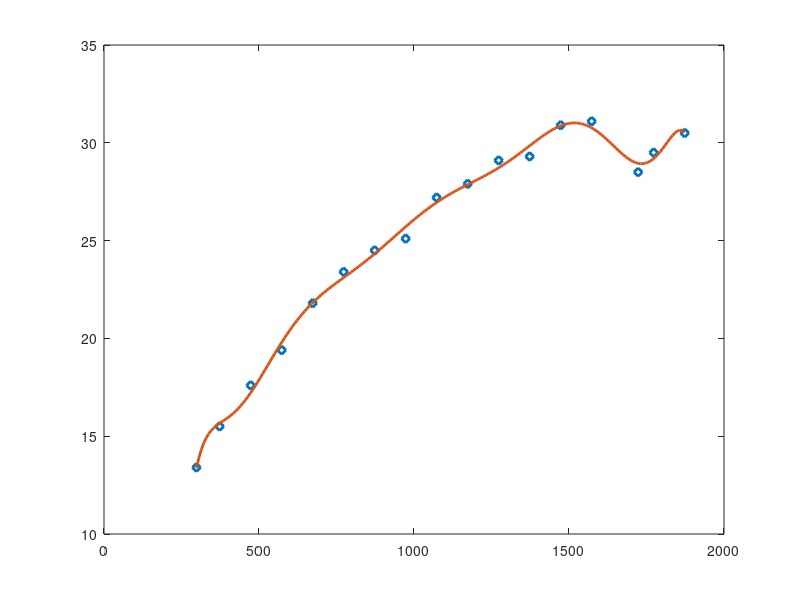

Here is the MATLAB script that generated this plot: (Note: this script raises an error after producing the figure.)
% INIT
fclose("all")
close all 
clear 
clc

% plotting definitions
fontAxisTicks = 12;
fontAxisLabel = 12;
fontClrb = 12; 
fontTitle = 12;
fontLegend = 10;
linewidth = 2;

% paths
addpath('functions/')

%% PARAMETERS

% nonlinear material properties: SS316
Tm_s = 1360 + 273.15; % [K] melting point (solidus)
Tm_l = 1410 + 273.15; % [K] melting point (liquidus)

Tm = 1410 + 273.15; % [K] melting point (liquidus)

dh = 270e+3;    % [J/kg] latent heat of fusion  

Tvec_lamvec = [25 100 200 300 400 500 600 700 800 900 1000 1100 1200 1300 1450 1500 1600]+273.15;              % [K] vector of temperatures 
lamvec = [13.4 15.5 17.6 19.4 21.8 23.4 24.5 25.1 27.2 27.9 29.1 29.3 30.9 31.1 28.5 29.5 30.5];               % [W/(m*K)] thermal conductivity
T_lam_thres = 1600+273.15;
lam_thres = lamvec(end);
lam_lin = interp1(Tvec_lamvec,lamvec,Tm);

Tvec_cpvec = [25 100 200 300 400 500 600 700 800 900 1000 1100 1200 1300 1385 1450]+273.15;        % [K] vector of temperatures
cpvec = [0.47 0.49 0.52 0.54 0.56 0.57 0.59 0.60 0.63 0.64 0.66 0.67 0.70 0.71 0.72 0.83]*1e+3;    % [J/(kg*K)] specific heat
T_cp_thres = 1450+273.15;
cp_thres = cpvec(end);
cp_lin = interp1(Tvec_cpvec,cpvec,Tm);

Tvec_rhovec = [25 100 200 300 400 500 600 700 800 900 1000 1100 1200 1300 1385 1450 1500 1600]+273.15;       % [K] vector of temperatures
rhovec = [7950 7921 7880 7833 7785 7735 7681 7628 7575 7520 7462 7411 7361 7311 7269 6881 6842 6765];        % [kg/m^3] density
T_rho_thres = 1600+273.15;
rho_thres = rhovec(end);
rho_lin = interp1(Tvec_rhovec,rhovec,Tm);

%% FUNCTION FIT
% thermal conductivity
poly_degree_lam = 10;
p_lam = polyfit(Tvec_lamvec, lamvec, poly_degree_lam);

Tvec_lamvec_plot = linspace(min(Tvec_lamvec), max(Tvec_lamvec), 200);
lamvec_fit = polyval(p_lam, Tvec_lamvec_plot);

% specific heat
poly_degree_cp = 8;
p_cp = polyfit(Tvec_cpvec, cpvec, poly_degree_cp);

Tvec_cpvec_plot = linspace(min(Tvec_cpvec), max(Tvec_cpvec), 200);
cpvec_fit = polyval(p_cp, Tvec_cpvec_plot);

% density
poly_degree_rho = 7;
p_rho = polyfit(Tvec_rhovec, rhovec, poly_degree_rho);

Tvec_rhovec_plot = linspace(min(Tvec_rhovec), max(Tvec_rhovec), 200);
rhovec_fit = polyval(p_rho, Tvec_rhovec_plot);





%% PLOTTING

% thermal conductivity
figure
plot(Tvec_lamvec,lamvec,'d','LineWidth',linewidth)
hold on 
plot(Tvec_lamvec_plot,lamvec_fit,'LineWidth',linewidth)
legend('data points','function fit','FontSize',fontLegend,'Location','nw')
set(gcf,'Color','w')
ax = gca;
xlabel('$T\: [\mathrm{K}] $','Interpreter','Latex')
ylabel('$\lambda\: [\mathrm{Wm^{-1}K^{-1}}] $','Interpreter','Latex')

ax.XAxis.FontSize = fontAxisTicks;
ax.XLabel.FontSize = fontAxisLabel;
ax.YAxis.FontSize = fontAxisTicks;
ax.YLabel.FontSize = fontAxisLabel;
ax.TickLabelInterpreter = 'latex';
title('thermal conductivity','FontSize',fontTitle)

% specific heat 
figure
plot(Tvec_cpvec,cpvec,'d','LineWidth',linewidth)
hold on 
plot(Tvec_cpvec_plot,cpvec_fit,'LineWidth',linewidth)
legend('data points','function fit','FontSize',fontLegend,'Location','nw')
set(gcf,'Color','w')
ax = gca;
xlabel('$T\: [\mathrm{K}] $','Interpreter','Latex')
ylabel('$c_{\mathrm{p}}\: [\mathrm{Jkg^{-1}K^{-1}}] $','Interpreter','Latex')

ax.XAxis.FontSize = fontAxisTicks;
ax.XLabel.FontSize = fontAxisLabel;
ax.YAxis.FontSize = fontAxisTicks;
ax.YLabel.FontSize = fontAxisLabel;
ax.TickLabelInterpreter = 'latex';
title('specific heat','FontSize',fontTitle)

% density
figure
plot(Tvec_rhovec,rhovec,'d','LineWidth',linewidth)
hold on 
plot(Tvec_rhovec_plot,rhovec_fit,'LineWidth',linewidth)
legend('data points','function fit','FontSize',fontLegend)
set(gcf,'Color','w')
ax = gca;
xlabel('$T\: [\mathrm{K}] $','Interpreter','Latex')
ylabel('$\rho \: [\mathrm{kgm^{-3}}] $','Interpreter','Latex')

ax.XAxis.FontSize = fontAxisTicks;
ax.XLabel.FontSize = fontAxisLabel;
ax.YAxis.FontSize = fontAxisTicks;
ax.YLabel.FontSize = fontAxisLabel;
ax.TickLabelInterpreter = 'latex';
title('density','FontSize',fontTitle)




